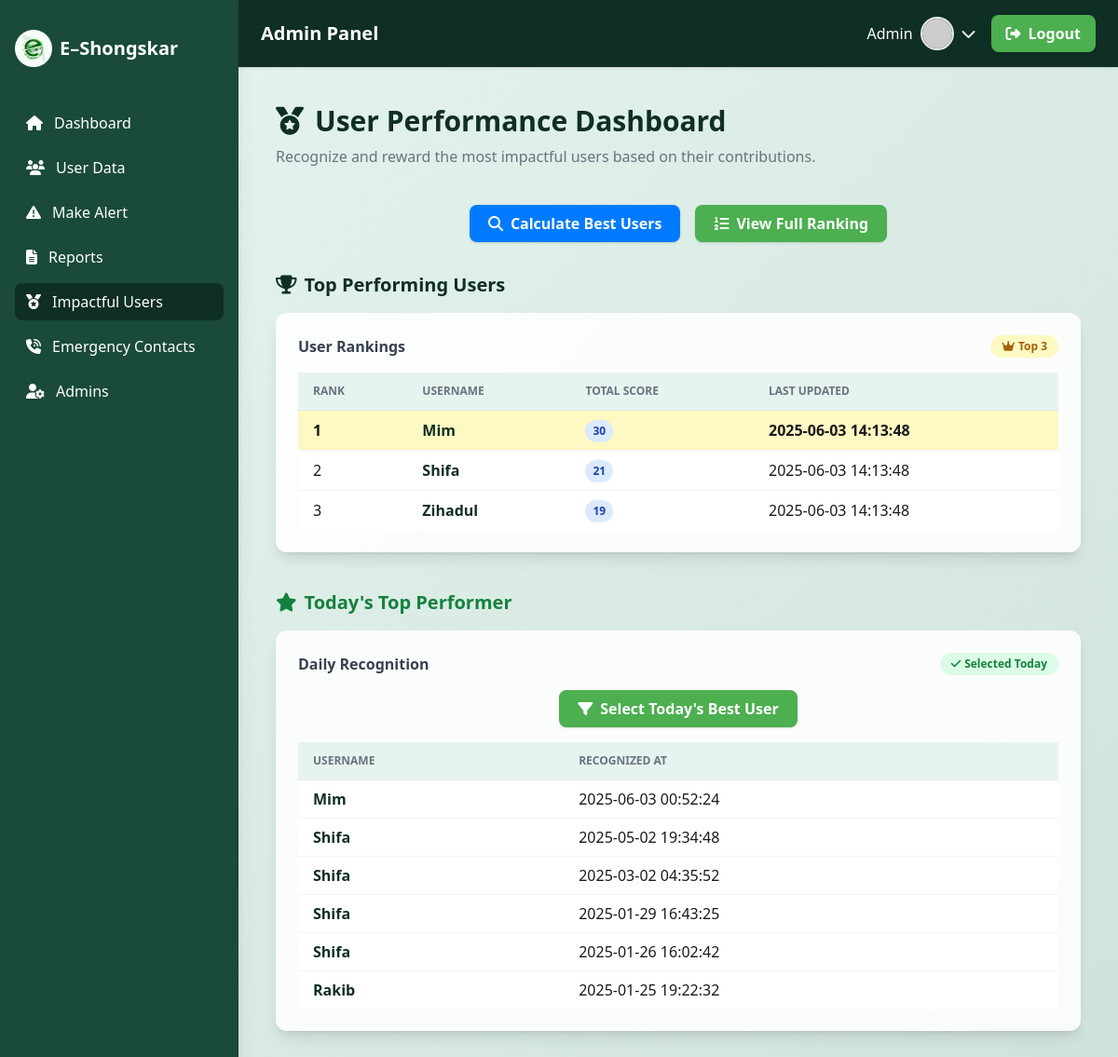
Page /best_users.php on the committed database.
### tables this page shows
CREATE TABLE `best_user` (
  `username` varchar(255) NOT NULL,
  `total_score` int(11) NOT NULL,
  `created_at` timestamp NOT NULL DEFAULT current_timestamp()
);

CREATE TABLE `todays_best` (
  `id` int(11) NOT NULL,
  `username` varchar(255) NOT NULL,
  `created_at` timestamp NOT NULL DEFAULT current_timestamp()
);

### best_users.php (the view, shortened to what this page needs)
<?php
$host = 'localhost';
$dbname = 'user_system';
$username = 'root';
$password = '';
try {
    $pdo = new PDO("mysql:host=$host;dbname=$dbname", $username, $password);
    $pdo->setAttribute(PDO::ATTR_ERRMODE, PDO::ERRMODE_EXCEPTION);
    $pdo->exec("SET NAMES utf8");
} catch (PDOException $e) {
    echo "Connection failed: " . $e->getMessage();
    die();
}
function getBestUsersDesc($pdo) {
    $query = "SELECT username, total_score, created_at FROM best_user ORDER BY total_score DESC";
    $stmt = $pdo->prepare($query);
    $stmt->execute();
    return $stmt->fetchAll(PDO::FETCH_ASSOC);
}
if (!isset($bestUsersDesc)) {
    $bestUsersDesc = getBestUsersDesc($pdo);
}
$topThreeUsers = array_slice($bestUsersDesc, 0, 3);
function getTodaysBestUsers($pdo) {
    $query = "SELECT username, created_at FROM todays_best ORDER BY created_at DESC";
    $stmt = $pdo->prepare($query);
    $stmt->execute();
    return $stmt->fetchAll(PDO::FETCH_ASSOC);
}
$todaysBestUsers = getTodaysBestUsers($pdo);
?>
<!DOCTYPE html>
<html lang="en">
<head>
    <script src="https://cdn.tailwindcss.com"></script>
    <link rel="stylesheet" href="https://cdnjs.cloudflare.com/ajax/libs/font-awesome/6.4.0/css/all.min.css">
</head>
<body class="bg-gradient-to-br from-[#e6f4ef] to-[#cfe3db] min-h-screen text-[#1a1a1a]">
<?php include 'admin_header.php'; ?>
<main class="flex-1 p-6 md:p-10">
  <div class="mb-10">
    <h1 class="text-3xl font-bold text-[#0f2e24] flex items-center mb-2"><i class="fas fa-medal mr-3"></i>User Performance Dashboard</h1>
    <p class="text-gray-500">Recognize and reward the most impactful users based on their contributions.</p>
  </div>
  <div class="flex flex-wrap gap-4 justify-center mb-8">
    <form method="post">
      <button type="submit" name="find_best_user" class="inline-flex items-center px-5 py-2 bg-[#007bff] text-white font-semibold rounded-lg shadow hover:bg-blue-700 transition-all duration-200">
        <i class="fas fa-search mr-2"></i> Calculate Best Users
      </button>
    </form>
    <form method="post">
      <button type="submit" name="see_best_users_desc" class="inline-flex items-center px-5 py-2 bg-[#4CAF50] text-white font-semibold rounded-lg shadow hover:bg-green-700 transition-all duration-200">
        <i class="fas fa-list-ol mr-2"></i> View Full Ranking
      </button>
    </form>
  </div>
  <section class="mb-10">
    <h2 class="text-xl font-bold text-[#0f2e24] mb-4 flex items-center"><i class="fas fa-trophy mr-2"></i>Top Performing Users</h2>
    <div class="bg-white/90 rounded-xl shadow-lg p-6 mb-6">
      <div class="flex items-center justify-between mb-4">
        <span class="font-semibold text-gray-700">User Rankings</span>
        <span class="inline-flex items-center px-3 py-1 rounded-full bg-yellow-100 text-yellow-700 font-bold text-xs"><i class="fas fa-crown mr-1"></i> Top 3</span>
      </div>
      <div class="overflow-x-auto">
        <table class="min-w-full divide-y divide-gray-200">
          <thead class="bg-[#e6f4ef]">
            <tr>
              <th class="px-4 py-3 text-left text-xs font-bold text-gray-500 uppercase">Rank</th>
              <th class="px-4 py-3 text-left text-xs font-bold text-gray-500 uppercase">Username</th>
              <th class="px-4 py-3 text-left text-xs font-bold text-gray-500 uppercase">Total Score</th>
              <th class="px-4 py-3 text-left text-xs font-bold text-gray-500 uppercase">Last Updated</th>
            </tr>
          </thead>
          <tbody class="bg-white divide-y divide-gray-100">
            <?php if (empty($topThreeUsers)): ?>
            <tr><td colspan="4" class="text-center py-4 text-gray-400">No user ranking data available.</td></tr>
            <?php else: ?>
            <?php foreach ($topThreeUsers as $index => $user): ?>
            <tr class="<?php echo $index === 0 ? 'bg-yellow-100 font-bold' : ''; ?> hover:bg-blue-50 transition">
              <td class="px-4 py-2"><?php echo $index + 1; ?></td>
              <td class="px-4 py-2 font-semibold text-[#0f2e24]">
                <a href="view_user.php?username=<?php echo urlencode($user['username']); ?>" class="hover:text-blue-900 hover:underline transition-colors">
                  <?php echo htmlspecialchars($user['username']); ?>
                </a>
              </td>
              <td class="px-4 py-2"><span class="inline-block px-2 py-1 rounded-full bg-blue-100 text-blue-800 font-bold text-xs"><?php echo htmlspecialchars($user['total_score']); ?></span></td>
              <td class="px-4 py-2"><?php echo htmlspecialchars($user['created_at']); ?></td>
            </tr>
            <?php endforeach; ?>
            <?php endif; ?>
          </tbody>
        </table>
      </div>
    </div>
  </section>
  <section>
    <h2 class="text-xl font-bold text-green-700 mb-4 flex items-center"><i class="fas fa-star mr-2"></i>Today's Top Performer</h2>
    <div class="bg-white/90 rounded-xl shadow-lg p-6 mb-6">
      <div class="flex items-center justify-between mb-4">
        <span class="font-semibold text-gray-700">Daily Recognition</span>
        <span class="inline-flex items-center px-3 py-1 rounded-full bg-green-100 text-green-700 font-bold text-xs"><i class="fas fa-check mr-1"></i> Selected Today</span>
      </div>
      <div class="text-center mb-4">
        <form method="post">
          <button type="submit" name="filter_todays_user" class="inline-flex items-center px-5 py-2 bg-[#4CAF50] text-white font-semibold rounded-lg shadow hover:bg-green-700 transition-all duration-200">
            <i class="fas fa-filter mr-2"></i> Select Today's Best User
          </button>
        </form>
      </div>
      <div class="overflow-x-auto">
        <table class="min-w-full divide-y divide-gray-200">
          <thead class="bg-[#e6f4ef]">
            <tr>
              <th class="px-4 py-3 text-left text-xs font-bold text-gray-500 uppercase">Username</th>
              <th class="px-4 py-3 text-left text-xs font-bold text-gray-500 uppercase">Recognized At</th>
            </tr>
          </thead>
          <tbody class="bg-white divide-y divide-gray-100">
            <?php foreach ($todaysBestUsers as $user): ?>
            <tr class="hover:bg-blue-50 transition">
              <td class="px-4 py-2 font-semibold text-[#0f2e24]">
                <a href="view_user.php?username=<?php echo urlencode($user['username']); ?>" class="hover:text-blue-900 hover:underline transition-colors">
                  <?php echo htmlspecialchars($user['username']); ?>
                </a>
              </td>
              <td class="px-4 py-2"><?php echo htmlspecialchars($user['created_at']); ?></td>
            </tr>
            <?php endforeach; ?>
          </tbody>
        </table>
      </div>
    </div>
  </section>
</main>
</body>
</html>

### rows in the picture
best_user: username "Mim", total_score "30", created_at "2025-06-03 14:13:48"
best_user: username "Shifa", total_score "21", created_at "2025-06-03 14:13:48"
best_user: username "Zihadul", total_score "19", created_at "2025-06-03 14:13:48"
todays_best: username "Mim", created_at "2025-06-03 00:52:24"
todays_best: username "Shifa", created_at "2025-05-02 19:34:48"
todays_best: username "Shifa", created_at "2025-03-02 04:35:52"
todays_best: username "Shifa", created_at "2025-01-29 16:43:25"
todays_best: username "Shifa", created_at "2025-01-26 16:02:42"
todays_best: username "Rakib", created_at "2025-01-25 19:22:32"

### other values in the picture
$adminName "Admin"
